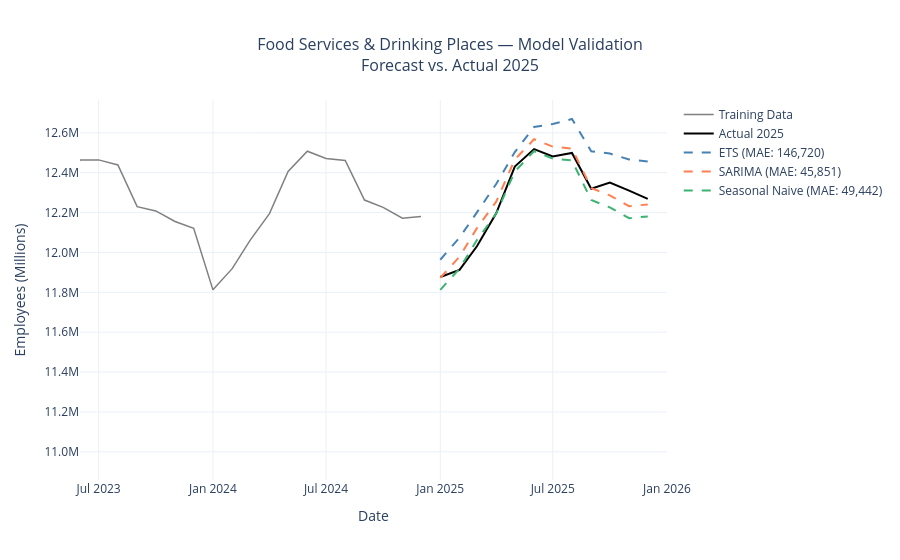

The notebook cell this image was saved under:
### Code cell
# --- Validation Plot ---
fig = go.Figure()

# Actual training data
fig.add_trace(go.Scatter(
    x=train.index, y=train.values,
    mode='lines', name='Training Data',
    line=dict(color='gray', width=1.5),
    hovertemplate='%{x|%b %Y}: %{customdata}<extra></extra>',
    customdata=[f'{v/1_000_000:.2f}M' for v in train.values]
))

# Actual validation data
fig.add_trace(go.Scatter(
    x=validation.index, y=validation.values,
    mode='lines', name='Actual 2025',
    line=dict(color='black', width=2),
    hovertemplate='%{x|%b %Y}: %{customdata}<extra></extra>',
    customdata=[f'{v/1_000_000:.2f}M' for v in validation.values]
))

# ETS forecast
fig.add_trace(go.Scatter(
    x=validation.index, y=ets_forecast.values,
    mode='lines', name=f'ETS (MAE: {mean_absolute_error(validation, ets_forecast):,.0f})',
    line=dict(color='steelblue', width=2, dash='dash'),
    hovertemplate='%{x|%b %Y}: %{customdata}<extra></extra>',
    customdata=[f'{v/1_000_000:.2f}M' for v in ets_forecast.values]
))

# SARIMA forecast
fig.add_trace(go.Scatter(
    x=validation.index, y=sarima_forecast.values,
    mode='lines', name=f'SARIMA (MAE: {mean_absolute_error(validation, sarima_forecast):,.0f})',
    line=dict(color='coral', width=2, dash='dash'),
    hovertemplate='%{x|%b %Y}: %{customdata}<extra></extra>',
    customdata=[f'{v/1_000_000:.2f}M' for v in sarima_forecast.values]
))

# Seasonal Naive forecast
fig.add_trace(go.Scatter(
    x=validation.index, y=snaive_forecast.values,
    mode='lines', name=f'Seasonal Naive (MAE: {mean_absolute_error(validation, snaive_forecast):,.0f})',
    line=dict(color='mediumseagreen', width=2, dash='dash'),
    hovertemplate='%{x|%b %Y}: %{customdata}<extra></extra>',
    customdata=[f'{v/1_000_000:.2f}M' for v in snaive_forecast.values]
))

fig.update_layout(
    title=dict(text='Food Services & Drinking Places — Model Validation<br>Forecast vs. Actual 2025',
               x=0.5, font=dict(size=16)),
    xaxis_title='Date',
    yaxis_title='Employees (Millions)',
    yaxis=dict(
        tickvals=list(range(11_000_000, 13_000_000, 200_000)),
        ticktext=[f'{v/1_000_000:.1f}M' for v in range(11_000_000, 13_000_000, 200_000)]
    ),
    template='plotly_white',
    hovermode='x unified',
    xaxis=dict(range=['2023-06-01', '2026-01-01'])
)

fig.show()
